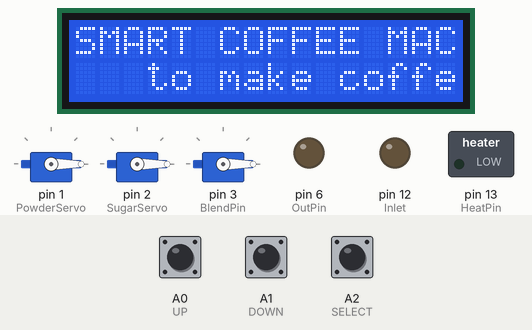
Recording of a sketch running on a simulated Arduino Uno, built with avr-gcc and run on an emulated ATmega328P. Shown: 3 × servo, 16×2 character LCD, switched loads named in the sketch (green lamp = pin HIGH), output pins drawn as LEDs (lit = HIGH). Inputs (shaded band) come from the test bench; at power-on: A2 (SELECT) LOW, A0 (UP) LOW, A1 (DOWN) LOW.

Above: at 1.3 s.
1.4 s: A2 (SELECT) pulled HIGH for 3.2 s
At 5.3 s:
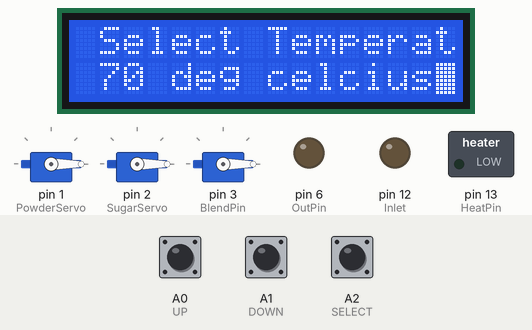
6.1 s: A2 (SELECT) pulled HIGH for 0.15 s
At 14.0 s:
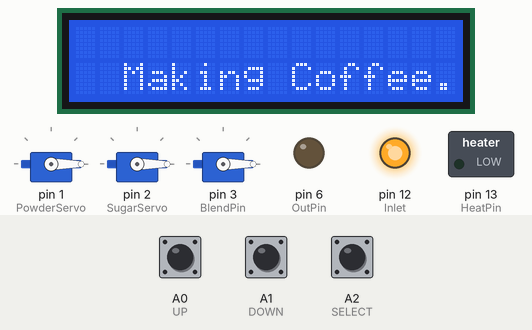
18.2 s: A2 (SELECT) pulled HIGH for 1 s
At 19.1 s:
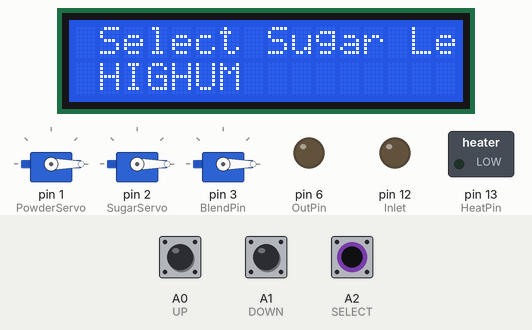
Timing chart, 0 to 21.2 s (numbered marks = the images above; inputs shaded):
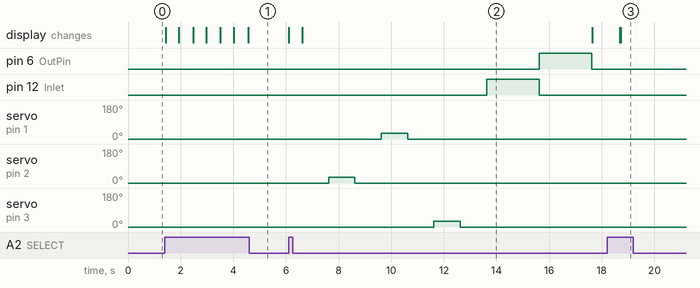

The sketch:

01151010_extract_process.ino
```cpp
#include <Wire.h>
#include <LiquidCrystal_I2C.h>
#include <Servo.h>

LiquidCrystal_I2C lcd(0x27,16,2);

Servo SugarServo;
Servo PowderServo;
Servo MilkServo;
#define UP A0
#define DOWN A1
#define SELECT A2
#define BACK A3
#define BlendPin 3
#define TempPin 5
#define OutPin 6
#define Inlet 12
#define HeatPin 13

int Temp;
int Row = 2;
int Screen;
int Sugar;
int Powder;
int Milk;
int Temperature;
bool CoffeeMade;
bool SugarAmountSelected = false;
bool PowderAmountSelected = false;
bool MilkAmountSelected = false;
bool TemperatureSelected = false;

void setup() {
  // put your setup code here, to run once:
  PowderServo.attach(1);
  SugarServo.attach(2);
  MilkServo.attach(3);
  PowderServo.write(0);
  SugarServo.write(0);
  MilkServo.write(0);
  pinMode(UP, INPUT);
  pinMode(DOWN, INPUT);
  pinMode(SELECT, INPUT);
  pinMode(BACK, INPUT);
  pinMode(TempPin, INPUT);
  pinMode(BlendPin, OUTPUT);
  pinMode(OutPin, OUTPUT);
  pinMode(Inlet, OUTPUT);
  pinMode(HeatPin, OUTPUT);
  lcd.init();
  lcd.clear();
  lcd.backlight();
  Default();
}

void loop() {
  // put your main code here, to run repeatedly:
  if (digitalRead(SELECT) == HIGH){
    OnScreen("Select Sugar Level", "LOW", "MEDIUM", "HIGH");
    int Screen = 2;
    while (Screen == 2){
      SugarMenu();
      if (SugarAmountSelected){
        break;
      }
    }

    OnScreen("Select Powder Level", "LOW", "MEDIUM", "HIGH");
    Row = 2;
    while (SugarAmountSelected){
      PowderMenu();
      if (PowderAmountSelected){
        SugarAmountSelected = false;
        break;
      }
    }

    OnScreen("Select Milk Level", "LOW", "MEDIUM", "HIGH");
    Row = 2;
    while (PowderAmountSelected){
      MilkMenu();
      if (MilkAmountSelected){
        PowderAmountSelected = false;
        break;
      }
    }

    OnScreen("Select Temperature", "50 deg celcius", "60 deg celcius", "70 deg celcius");
    Row = 2;
    while (MilkAmountSelected){
      TemperatureMenu();
      if (TemperatureSelected){
        MilkAmountSelected = false;
        break;
      }
    }


    reset();
    lcd.clear();
    lcd.noBlink();
    lcd.setCursor(2,1);
    lcd.print("Making Coffee...");
    delay(1000);
    DataProcess(Sugar, Powder, Milk, Temperature);
    lcd.clear();
    lcd.setCursor(2,1);
    lcd.print("Coffee is READY!");
    delay(1000);
    Default();

  }
}

void SugarMenu(){
    if (Row == 2){
      lcd.setCursor(0,1);
      lcd.blink();
      if (digitalRead(SELECT) == HIGH){
        delay(500);
        Sugar = 1;
        SugarAmountSelected = true;
      }
      if (digitalRead(DOWN) == HIGH){
        Row = 3;
        delay(500);
      }
      if (digitalRead(UP) == HIGH){
        Row = 4;
        delay(500);
      }
    }

    if (Row == 3){
      lcd.setCursor(0,2);
      lcd.blink();
      if (digitalRead(SELECT) == HIGH){
        delay(500);
        Sugar = 2;
        SugarAmountSelected = true;
      }
      if (digitalRead(DOWN) == HIGH){
        Row = 4;
        delay(500);
      }
      else if (digitalRead(UP) == HIGH){
        Row = 2;
        delay(500);
      }
    }

    if (Row == 4){
      lcd.setCursor(0,3);
      lcd.blink();
      if (digitalRead(SELECT) == HIGH){
        delay(500);
        Sugar = 3;
        SugarAmountSelected = true;
      }
      if (digitalRead(DOWN) == HIGH){
        Row = 2;
        delay(500);
      }
      else if (digitalRead(UP) == HIGH){
        Row = 3;
        delay(500);
      }
    }
}

void SugarAmt(int SugarLvl){
  SugarServo.write(SugarLvl * 30);
  delay(1000);
  SugarServo.write(0);
  delay(1000);
  Screen = 3;
}

void PowderMenu(){
    if (Row == 2){
      lcd.setCursor(0,1);
      lcd.blink();
      if (digitalRead(SELECT) == HIGH){
        delay(500);
        Powder = 1;
        PowderAmountSelected = true;
      }
      if (digitalRead(DOWN) == HIGH){
        Row = 3;
        delay(500);
      }
      if (digitalRead(UP) == HIGH){
        Row = 4;
        delay(500);
      }
    }

    if (Row == 3){
      lcd.setCursor(0,2);
      lcd.blink();
      if (digitalRead(SELECT) == HIGH){
        delay(500);
        Powder = 2;
        PowderAmountSelected = true;
      }
      if (digitalRead(DOWN) == HIGH){
        Row = 4;
        delay(500);
      }
      if (digitalRead(UP) == HIGH){
        Row = 2;
        delay(500);
      }
    }

    if (Row == 4){
      lcd.setCursor(0,3);
      lcd.blink();
      if (digitalRead(SELECT) == HIGH){
        delay(500);
        Powder = 3;
        PowderAmountSelected = true;
      }
      if (digitalRead(DOWN) == HIGH){
        Row = 2;
        delay(500);
      }
      else if (digitalRead(UP) == HIGH){
        Row = 3;
        delay(500);
      }
    }
}

void PowderAmt(int PowderLvl){
  PowderServo.write(PowderLvl * 30);
  delay(1000);
  PowderServo.write(0);
  delay(1000);
  Screen = 4;
}

void MilkMenu(){
    if (Row == 2){
      lcd.setCursor(0,1);
      lcd.blink();
      if (digitalRead(SELECT) == HIGH){
        delay(500);
        Milk = 1;
        MilkAmountSelected = true;
      }
      if (digitalRead(DOWN) == HIGH){
        Row = 3;
        delay(500);
      }
      if (digitalRead(UP) == HIGH){
        Row = 4;
        delay(500);
      }
    }

    if (Row == 3){
      lcd.setCursor(0,2);
      lcd.blink();
      if (digitalRead(SELECT) == HIGH){
        delay(500);
        Milk = 2;
        MilkAmountSelected = true;
      }
      if (digitalRead(DOWN) == HIGH){
        Row = 4;
        delay(500);
      }
      if (digitalRead(UP) == HIGH){
        Row = 2;
        delay(500);
      }
    }

    if (Row == 4){
      lcd.setCursor(0,3);
      lcd.blink();
      if (digitalRead(SELECT) == HIGH){
        delay(500);
        Milk = 3;
        MilkAmountSelected = true;
      }
      if (digitalRead(DOWN) == HIGH){
        Row = 2;
        delay(500);
      }
      else if (digitalRead(UP) == HIGH){
        Row = 3;
        delay(500);
      }
    }
}

void MilkAmt(int MilkLvl){
  MilkServo.write(MilkLvl * 30);
  delay(1000);
  MilkServo.write(0);
  delay(1000);
  Screen = 5;
}

void TemperatureMenu(){
    if (Row == 2){
      lcd.setCursor(0,1);
      lcd.blink();
      if (digitalRead(SELECT) == HIGH){
        delay(500);
        Temperature = 50;
        TemperatureSelected = true;
      }
      if (digitalRead(DOWN) == HIGH){
        Row = 3;
        delay(500);
      }
      if (digitalRead(UP) == HIGH){
        Row = 4;
        delay(500);
      }
    }

    if (Row == 3){
      lcd.setCursor(0,2);
      lcd.blink();
      if (digitalRead(SELECT) == HIGH){
        delay(500);
        Temperature = 60;
        TemperatureSelected = true;
      }
      if (digitalRead(DOWN) == HIGH){
        Row = 4;
        delay(500);
      }
      if (digitalRead(UP) == HIGH){
        Row = 2;
        delay(500);
      }
    }

    if (Row == 4){
      lcd.setCursor(0,3);
      lcd.blink();
      if (digitalRead(SELECT) == HIGH){
        delay(500);
        Temperature = 70;
      }
      if (digitalRead(DOWN) == HIGH){
        Row = 2;
        delay(500);
      }
      else if (digitalRead(UP) == HIGH){
        Row = 3;
        delay(500);
      }
    }
}

void MakeCoffee(int Temperature){
  digitalWrite(Inlet,HIGH);
  delay(2000);
  digitalWrite(Inlet,LOW);
  Temp = analogRead(TempPin);

  while (Temp <= Temperature){
    digitalWrite(BlendPin,HIGH);
    digitalWrite(HeatPin,HIGH);
  }

  digitalWrite(HeatPin,LOW);
  digitalWrite(BlendPin,LOW);
  digitalWrite(OutPin,HIGH);
  delay(2000);
  digitalWrite(OutPin,LOW);
  CoffeeMade = true;
}

void DataProcess(int Sugar, int Powder, int Milk, int Temperature){
  SugarAmt(Sugar);
  PowderAmt(Powder);
  MilkAmt(Milk);
  MakeCoffee(Temperature);
}

void reset(){
  Row = 2;
  SugarAmountSelected = false;
  PowderAmountSelected = false;
  MilkAmountSelected = false;
  TemperatureSelected = false;
}

void OnScreen(String title, String lvl1, String lvl2, String lvl3){
  lcd.clear();
  lcd.setCursor(1,0);
  lcd.print(title);
  lcd.setCursor(1,1);
  lcd.print(lvl1);
  lcd.setCursor(1,2);
  lcd.print(lvl2);
  lcd.setCursor(1,3);
  lcd.print(lvl3);
  delay(500);
}

void Default(){
  lcd.clear();
  lcd.print("SMART COFFEE MACHINE");
  lcd.setCursor(4,2);
  lcd.print("Press Select");
  lcd.setCursor(3,3);
  lcd.print("to make coffee");
}
```

Measured:
- after the input at 1.4 s, the display: first changes at once (image 1 shows a later state)
- after the input at 6.1 s, pin 6 (OutPin): LOW → HIGH after 9.5 s, → LOW 2.0 s later; pin 12 (Inlet): LOW → HIGH after 7.5 s, → LOW 2.0 s later; servo on pin 1 (PowderServo): 0° → 30° after 3.5 s, → 0° 1.0 s later; servo on pin 2 (SugarServo): 0° → 30° after 1.5 s, → 0° 1.0 s later; servo on pin 3 (BlendPin): 0° → 30° after 5.5 s, → 0° 1.0 s later
- after the input at 18.2 s, the display: first differs from a run without the input after 0.52 s (image 3)
- what the display in image 2 shows lasts 11.0 s, from 6.6 s to 17.6 s
